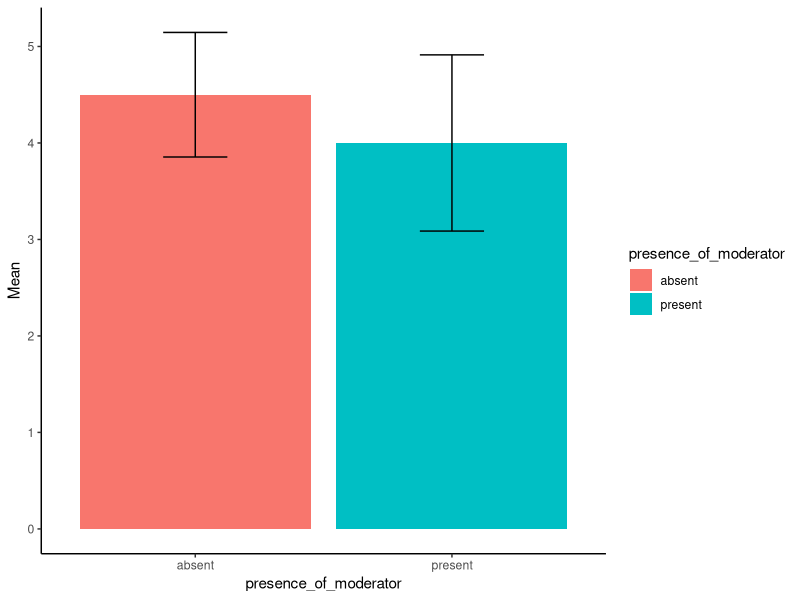
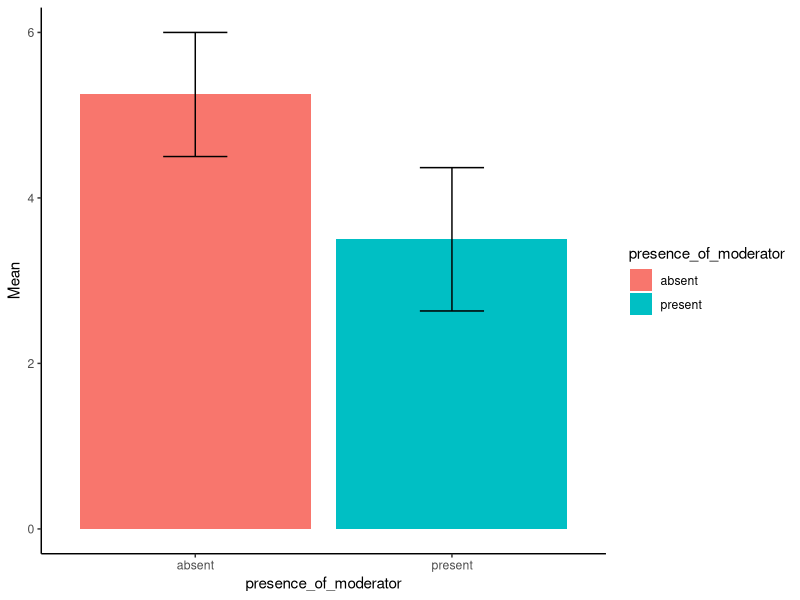

These figures' R source, in order:
## ---- chunk 1
###Data Preparation

####Load Relevant Libraries and Functions

library(tidyverse)
library(plotrix) #and others if necessary
#library(qualtRics) #haven't gotten API access yet, so ignoring this for nnow

####Import data

data <- read_csv("../pilotadata.csv")

#am going to use qualtRics package to import directly but haven't gotten API access yet so importing csv file directly

#### Data exclusion / filtering

data <- data %>% 
  mutate(id = row_number()) %>% 
  select(id, everything()) %>% 
  filter(Consent == "I do consent to participate") %>% #consenting
  filter(Mch.z1 == "sometimes have sore antennas",
         Mch.z2 == "eating yona plants produces antenna soreness",
         Mch.d1 == "they are sometimes exposed to smoke from forest fires",
         Mch.d2 == "saline soil causes bumpy stems in drols",
         Mch.g1 == "they are sometimes exposed to sulfuric acid",
         Mch.g2 == "exposure to sulfuric acid causes surface cracks in grimonds",
         Mch.y1 == "they sometimes eat marine snails",
         Mch.y2 == "eating marine snails causes a brownish tint on yuyus' feathers") %>% #check questions
  subset(select = -c(2:19)) %>% 
  select(-starts_with(c("Mch", #getting rid of irrelevant columns
                        "Comm",
                        "Age", 
                        "Gender",
                        "prolific-id",
                        "PROLIFIC_PID",
                        "tableorder"))) %>% 
  pivot_longer(!c(id, task, moderator), names_to = "question_type", values_to = "rating") %>% #turn table into longer
  mutate(presence_of_moderator = case_when(moderator == "drolyuyu" & grepl("d3", question_type) ~ "present", #create column indicating whether it was moderated or not
         moderator == "drolyuyu" & grepl("d4", question_type) ~ "present",
         moderator == "drolyuyu" & grepl("y3", question_type) ~ "present",
         moderator == "drolyuyu" & grepl("y4", question_type) ~ "present",
         moderator == "zelmogrimond" & grepl("z3", question_type) ~ "present",
         moderator == "zelmogrimond" & grepl("z4", question_type) ~ "present",
         moderator == "zelmogrimond" & grepl("Z3", question_type) ~ "present",
         moderator == "zelmogrimond" & grepl("Z4", question_type) ~ "present",
         moderator == "zelmogrimond" & grepl("g3", question_type) ~ "present",
         moderator == "zelmogrimond" & grepl("g4", question_type) ~ "present",
         TRUE ~ "absent")) %>% 
  mutate("question_type" = case_when(grepl("CaTy", question_type) ~ "causal_type", #change column names
                                     grepl("ExTy", question_type) ~ "explanatory_type",
                                     grepl("CaTo", question_type) ~ "causal_token",
                                     grepl("ExTo", question_type) ~ "explanatory_token",
                                     grepl("Ty.CF", question_type) ~ "counterfactual_type",
                                     grepl("To.CF", question_type) ~ "counterfactual_token")) %>% 
    select(-c(moderator, task)) #get rid of last remaining unnecessary columns
## ---- chunk 2
#perform ANOVA on causal/explanatory ratings

dataconfirmatory <- data %>% 
  filter(grepl("counterfactual", question_type) == FALSE)

aov1 <- aov(rating ~ presence_of_moderator*question_type, data)

summary(aov1)

#plot using ggplot

confirmatoryplot <- dataconfirmatory %>% 
  group_by(presence_of_moderator) %>% 
  summarize(Mean = mean(as.numeric(rating), na.rm = TRUE), SEM = std.error(rating, na.rm = TRUE))

ggplot(confirmatoryplot, aes(x = presence_of_moderator, y = Mean, fill = presence_of_moderator)) +
  geom_bar(position = "dodge", stat = "identity") +
  geom_errorbar(aes(ymin = Mean - SEM, ymax = Mean + SEM), position = position_dodge(.9), width = .25) +
  theme_classic()

#will fix up this graph (and the one below) to make it a bit prettier and more true to their plot later!

## ---- chunk 3
#perform ANOVA on counterfactual ratings

datacounterfactual <- data %>% 
  filter(grepl("counterfactual", question_type))

aov2 <- aov(rating ~ presence_of_moderator*question_type, data)

summary(aov2)

counterfactualplot <- datacounterfactual %>% 
  group_by(presence_of_moderator) %>% 
  summarize(Mean = mean(as.numeric(rating), na.rm = TRUE), SEM = std.error(rating, na.rm = TRUE))

ggplot(counterfactualplot, aes(x = presence_of_moderator, y = Mean, fill = presence_of_moderator)) +
  geom_bar(position = "dodge", stat = "identity") +
  geom_errorbar(aes(ymin = Mean - SEM, ymax = Mean + SEM), position = position_dodge(.9), width = .25) +
  theme_classic()

